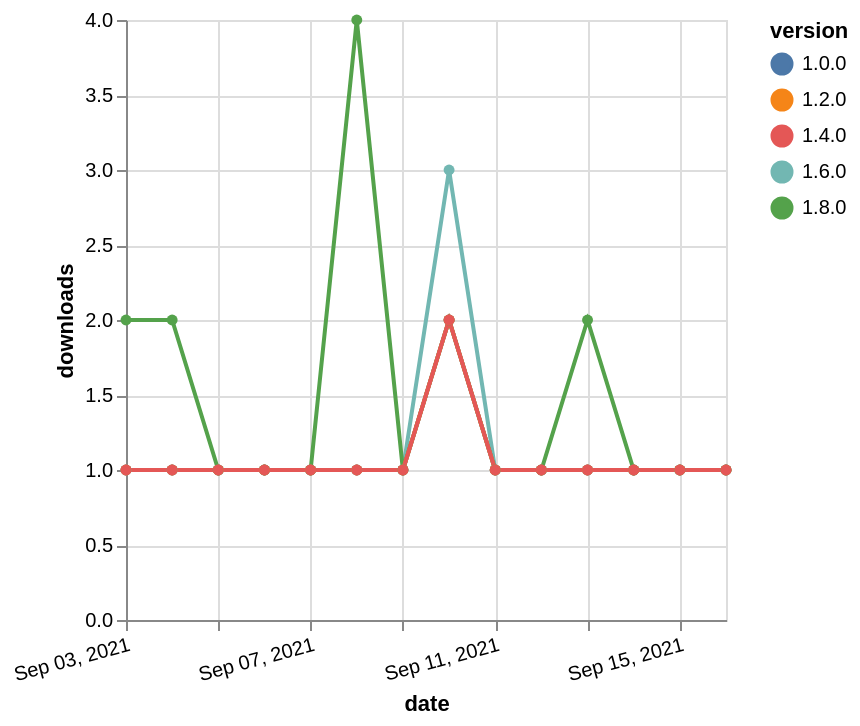

Write the Vega-Lite specification saved for this chart.
### Vega-Lite specification from a JSON file in a GitHub repository (floating-point values rounded to 4 significant figures)
{"$schema": "https://vega.github.io/schema/vega-lite/v5.json", "description": "A simple bar chart with embedded data.", "data": {"values": [{"date": "2021-09-03", "total": 201, "delta": 1, "version": "1.6.0"}, {"date": "2021-09-04", "total": 202, "delta": 1, "version": "1.6.0"}, {"date": "2021-09-05", "total": 203, "delta": 1, "version": "1.6.0"}, {"date": "2021-09-06", "total": 204, "delta": 1, "version": "1.6.0"}, {"date": "2021-09-07", "total": 205, "delta": 1, "version": "1.6.0"}, {"date": "2021-09-08", "total": 206, "delta": 1, "version": "1.6.0"}, {"date": "2021-09-09", "total": 207, "delta": 1, "version": "1.6.0"}, {"date": "2021-09-10", "total": 210, "delta": 3, "version": "1.6.0"}, {"date": "2021-09-11", "total": 211, "delta": 1, "version": "1.6.0"}, {"date": "2021-09-12", "total": 212, "delta": 1, "version": "1.6.0"}, {"date": "2021-09-13", "total": 213, "delta": 1, "version": "1.6.0"}, {"date": "2021-09-14", "total": 214, "delta": 1, "version": "1.6.0"}, {"date": "2021-09-15", "total": 215, "delta": 1, "version": "1.6.0"}, {"date": "2021-09-16", "total": 216, "delta": 1, "version": "1.6.0"}, {"date": "2021-09-03", "total": 131, "delta": 2, "version": "1.8.0"}, {"date": "2021-09-04", "total": 133, "delta": 2, "version": "1.8.0"}, {"date": "2021-09-05", "total": 134, "delta": 1, "version": "1.8.0"}, {"date": "2021-09-06", "total": 135, "delta": 1, "version": "1.8.0"}, {"date": "2021-09-07", "total": 136, "delta": 1, "version": "1.8.0"}, {"date": "2021-09-08", "total": 140, "delta": 4, "version": "1.8.0"}, {"date": "2021-09-09", "total": 141, "delta": 1, "version": "1.8.0"}, {"date": "2021-09-10", "total": 143, "delta": 2, "version": "1.8.0"}, {"date": "2021-09-11", "total": 144, "delta": 1, "version": "1.8.0"}, {"date": "2021-09-12", "total": 145, "delta": 1, "version": "1.8.0"}, {"date": "2021-09-13", "total": 147, "delta": 2, "version": "1.8.0"}, {"date": "2021-09-14", "total": 148, "delta": 1, "version": "1.8.0"}, {"date": "2021-09-15", "total": 149, "delta": 1, "version": "1.8.0"}, {"date": "2021-09-16", "total": 150, "delta": 1, "version": "1.8.0"}, {"date": "2021-09-03", "total": 189, "delta": 1, "version": "1.0.0"}, {"date": "2021-09-04", "total": 190, "delta": 1, "version": "1.0.0"}, {"date": "2021-09-05", "total": 191, "delta": 1, "version": "1.0.0"}, {"date": "2021-09-06", "total": 192, "delta": 1, "version": "1.0.0"}, {"date": "2021-09-07", "total": 193, "delta": 1, "version": "1.0.0"}, {"date": "2021-09-08", "total": 194, "delta": 1, "version": "1.0.0"}, {"date": "2021-09-09", "total": 195, "delta": 1, "version": "1.0.0"}, {"date": "2021-09-10", "total": 197, "delta": 2, "version": "1.0.0"}, {"date": "2021-09-11", "total": 198, "delta": 1, "version": "1.0.0"}, {"date": "2021-09-12", "total": 199, "delta": 1, "version": "1.0.0"}, {"date": "2021-09-13", "total": 200, "delta": 1, "version": "1.0.0"}, {"date": "2021-09-14", "total": 201, "delta": 1, "version": "1.0.0"}, {"date": "2021-09-15", "total": 202, "delta": 1, "version": "1.0.0"}, {"date": "2021-09-16", "total": 203, "delta": 1, "version": "1.0.0"}, {"date": "2021-09-03", "total": 184, "delta": 1, "version": "1.2.0"}, {"date": "2021-09-04", "total": 185, "delta": 1, "version": "1.2.0"}, {"date": "2021-09-05", "total": 186, "delta": 1, "version": "1.2.0"}, {"date": "2021-09-06", "total": 187, "delta": 1, "version": "1.2.0"}, {"date": "2021-09-07", "total": 188, "delta": 1, "version": "1.2.0"}, {"date": "2021-09-08", "total": 189, "delta": 1, "version": "1.2.0"}, {"date": "2021-09-09", "total": 190, "delta": 1, "version": "1.2.0"}, {"date": "2021-09-10", "total": 192, "delta": 2, "version": "1.2.0"}, {"date": "2021-09-11", "total": 193, "delta": 1, "version": "1.2.0"}, {"date": "2021-09-12", "total": 194, "delta": 1, "version": "1.2.0"}, {"date": "2021-09-13", "total": 195, "delta": 1, "version": "1.2.0"}, {"date": "2021-09-14", "total": 196, "delta": 1, "version": "1.2.0"}, {"date": "2021-09-15", "total": 197, "delta": 1, "version": "1.2.0"}, {"date": "2021-09-16", "total": 198, "delta": 1, "version": "1.2.0"}, {"date": "2021-09-03", "total": 165, "delta": 1, "version": "1.4.0"}, {"date": "2021-09-04", "total": 166, "delta": 1, "version": "1.4.0"}, {"date": "2021-09-05", "total": 167, "delta": 1, "version": "1.4.0"}, {"date": "2021-09-06", "total": 168, "delta": 1, "version": "1.4.0"}, {"date": "2021-09-07", "total": 169, "delta": 1, "version": "1.4.0"}, {"date": "2021-09-08", "total": 170, "delta": 1, "version": "1.4.0"}, {"date": "2021-09-09", "total": 171, "delta": 1, "version": "1.4.0"}, {"date": "2021-09-10", "total": 173, "delta": 2, "version": "1.4.0"}, {"date": "2021-09-11", "total": 174, "delta": 1, "version": "1.4.0"}, {"date": "2021-09-12", "total": 175, "delta": 1, "version": "1.4.0"}, {"date": "2021-09-13", "total": 176, "delta": 1, "version": "1.4.0"}, {"date": "2021-09-14", "total": 177, "delta": 1, "version": "1.4.0"}, {"date": "2021-09-15", "total": 178, "delta": 1, "version": "1.4.0"}, {"date": "2021-09-16", "total": 179, "delta": 1, "version": "1.4.0"}]}, "width": "container", "mark": {"type": "line", "point": {"filled": true}}, "encoding": {"x": {"field": "date", "type": "temporal", "timeUnit": "yearmonthdate", "title": "date", "axis": {"labelAngle": -15}}, "y": {"field": "delta", "type": "quantitative", "title": "downloads"}, "color": {"field": "version", "type": "nominal"}, "tooltip": {"field": "delta"}}}
